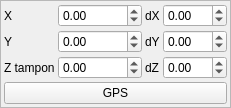
    <widget class="QFrame" name="frame_3">
     <property name="frameShape">
      <enum>QFrame::StyledPanel</enum>
     </property>
     <property name="frameShadow">
      <enum>QFrame::Raised</enum>
     </property>
     <layout class="QGridLayout" name="gridLayout_3">
      <property name="leftMargin">
       <number>3</number>
      </property>
      <property name="topMargin">
       <number>3</number>
      </property>
      <property name="rightMargin">
       <number>3</number>
      </property>
      <property name="bottomMargin">
       <number>3</number>
      </property>
      <property name="spacing">
       <number>3</number>
      </property>
      <item row="2" column="1">
       <widget class="QDoubleSpinBox" name="doubleSpinBox_Z">
        <property name="minimum">
         <double>-99.000000000000000</double>
        </property>
        <property name="maximum">
         <double>99999999.000000000000000</double>
        </property>
       </widget>
      </item>
      <item row="1" column="1">
       <widget class="QDoubleSpinBox" name="doubleSpinBox_Y">
        <property name="minimum">
         <double>-99.000000000000000</double>
        </property>
        <property name="maximum">
         <double>99999999.000000000000000</double>
        </property>
       </widget>
      </item>
      <item row="2" column="3">
       <widget class="QDoubleSpinBox" name="doubleSpinBox_dZ">
        <property name="minimum">
         <double>-1.000000000000000</double>
        </property>
        <property name="maximum">
         <double>999.000000000000000</double>
        </property>
       </widget>
      </item>
      <item row="1" column="0">
       <widget class="QLabel" name="label_18">
        <property name="text">
         <string>Y</string>
        </property>
       </widget>
      </item>
      <item row="2" column="0">
       <widget class="QLabel" name="label_22">
        <property name="text">
         <string>Z tampon</string>
        </property>
       </widget>
      </item>
      <item row="1" column="3">
       <widget class="QDoubleSpinBox" name="doubleSpinBox_dY">
        <property name="minimum">
         <double>-1.000000000000000</double>
        </property>
        <property name="maximum">
         <double>999.000000000000000</double>
        </property>
       </widget>
      </item>
      <item row="0" column="0">
       <widget class="QLabel" name="label_15">
        <property name="text">
         <string>X</string>
        </property>
       </widget>
      </item>
      <item row="0" column="3">
       <widget class="QDoubleSpinBox" name="doubleSpinBox_dX">
        <property name="minimum">
         <double>-1.000000000000000</double>
        </property>
        <property name="maximum">
         <double>999.000000000000000</double>
        </property>
       </widget>
      </item>
      <item row="0" column="1">
       <widget class="QDoubleSpinBox" name="doubleSpinBox_X">
        <property name="minimum">
         <double>-99.000000000000000</double>
        </property>
        <property name="maximum">
         <double>99999999.000000000000000</double>
        </property>
       </widget>
      </item>
      <item row="1" column="2">
       <widget class="QLabel" name="label_21">
        <property name="text">
         <string>dY</string>
        </property>
       </widget>
      </item>
      <item row="0" column="2">
       <widget class="QLabel" name="label_16">
        <property name="text">
         <string>dX</string>
        </property>
       </widget>
      </item>
      <item row="2" column="2">
       <widget class="QLabel" name="label_23">
        <property name="text">
         <string>dZ</string>
        </property>
       </widget>
      </item>
      <item row="3" column="0" colspan="4">
       <widget class="QPushButton" name="pushButton_getGPS">
        <property name="text">
         <string>GPS</string>
        </property>
       </widget>
      </item>
     </layout>
    </widget>
